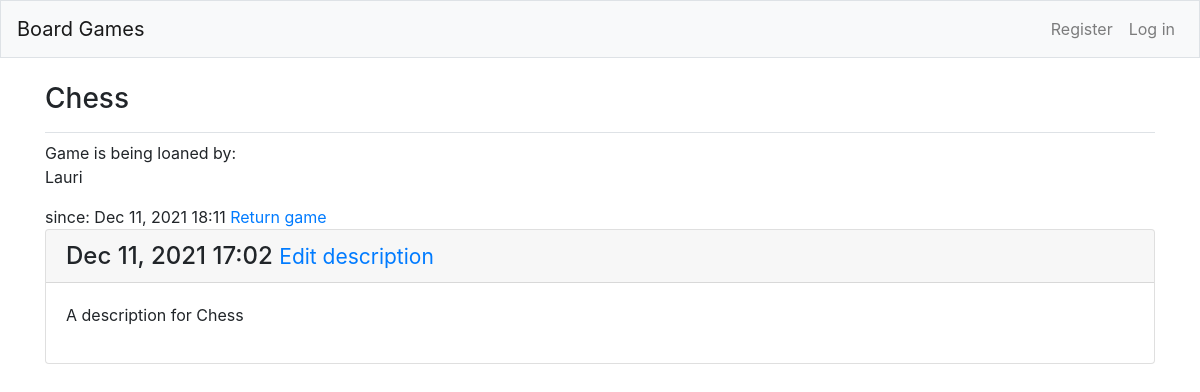
The app's page /games/5/ with its own data.
### board_games/models.py (models this page shows, shortened)
class Game(models.Model):
    text = models.CharField(max_length=200)
    date_added = models.DateTimeField(auto_now_add=True)
    def __str__(self):
        return self.text
    owner = models.ForeignKey(User, on_delete=models.CASCADE) #-emilia

class Loaner(models.Model):
    game = models.ForeignKey(Game, on_delete = models.CASCADE)
    text = models.CharField(max_length=20)
    date_added = models.DateTimeField(auto_now_add=True)
    class Meta:
        verbose_name_plural = 'loaners'

class Description(models.Model):
    game = models.ForeignKey(Game, on_delete = models.CASCADE)
    text = models.TextField()
    date_added = models.DateTimeField(auto_now_add=True)
    class Meta:
        verbose_name_plural = 'descriptions'

### board_games/views.py (the view)
# urls.py: path('games/<int:game_id>/', views.game, name='game'),
def game(request, game_id):
    game = Game.objects.get(id=game_id)
    descriptions = game.description_set.order_by('-date_added')
    loaners = game.loaner_set.order_by('-date_added')
    context = {'game': game, 'descriptions': descriptions, 'loaners': loaners}
    return render(request, 'board_games/game.html', context)

### board_games/templates/board_games/game.html
{% extends 'board_games/base.html' %}
{% block page_header %}
  <h3>{{ game }}</h3>
{% endblock page_header %}
{% block content %}
  {% for loaner in loaners %}
      Game is being loaned by:{{ loaner.text|linebreaks }}
      since: {{ loaner.date_added|date:'M d, Y H:i' }}
      <a href="{% url 'board_games:return_game' loaner.id %}">Return game</a>
  {% empty %}
    <p>There are no loaners for this board game yet.</p>
    <a href="{% url 'board_games:new_loaner' game.id %}">Add new loaner</a>
  {% endfor %}
    {% for description in descriptions %}
      <div class="card mb-3">
        <h4 class="card-header">
          {{ description.date_added|date:'M d, Y H:i' }}
          <small><a href="{% url 'board_games:edit_description' description.id %}">
            Edit description</a></small>
        </h4>
        <div class="card-body">
          {{ description.text|linebreaks }}
        </div>
      </div>
    {% empty %}
      <p>There is no description for this board game yet.</p>
      <small><a href="{% url 'board_games:new_description' game.id %}">
        Add new description</a></small>
    {% endfor %}
{% endblock content %}

### records on screen
Game: text "Chess"
Loaner: text "Lauri", date_added "Dec 11, 2021 18:11"
Description: date_added "Dec 11, 2021 17:02", text "A description for Chess"
